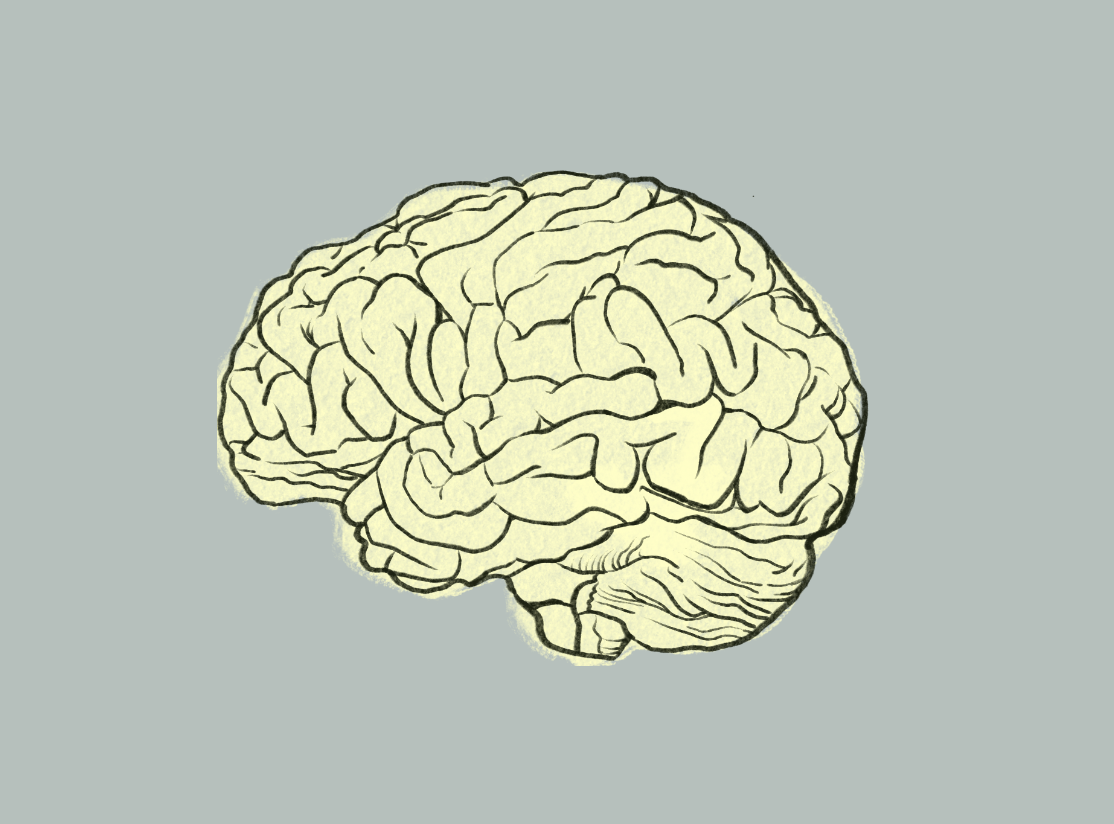
#> input picture Assignments/memory1-1.png, 1114 x 824 px
$ jupyter execute assignment3.ipynb
#> lines starting #> are read from the running program, lines starting #| are printed output that depends on the picture
# Fields Academy | Western University
### Neural Networks, Assignment 3
### Evan Callaghan
### April 21, 2023

### Problem 2. b)

[cell 1]
import os
import numpy as np
from PIL import Image
import matplotlib.pyplot as plt
import imageio

[cell 2]
## i. Loading the image and turning it into a numpy array with +/-1 entries
img = Image.open('memory1-1.png')
#> img is the input picture: PIL image 1114x824 RGBA; mean R, G, B, A 188.9, 196.7, 182.9, 255

## Setting some helpful parameters
image_width = 100
image_height = 100
N = 10000
max_iterations = 80

## Resizing the image to be 100x100
img = img.resize((image_width, image_height))
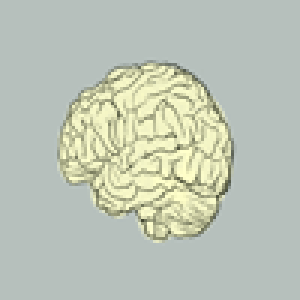
#> img: PIL image 100x100 RGBA (shown 3 times larger); mean R, G, B, A 188.9, 196.7, 182.9, 255

## Binarizing the image
img = img.convert('1')
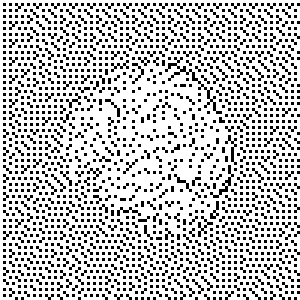
#> img: PIL image 100x100 1 (shown 3 times larger); 75.6% white; black in thin lines or dots

## Converting image to a numpy array
img_array = np.array(img)

## Displaying the image
plt.imshow(img_array, cmap = 'Blues')
plt.show()

[cell 3]
## ii.  Flattening this array into a 1 × 100^2 array
v = img_array.flatten()
v = np.where(v == True, 1, -1)
#> v = 10000 values, max 1 at index 0, min -1 at index 101, mean 0.513

## iii. Using the provided definition to find the weight matrix

## Initializing the weight matrix
weight_matrix = np.zeros((N, N))

## Computing the weight matrix
weight_matrix = (1/float(N)) * np.outer(v,v)

## FIlling diagonal with zeros
np.fill_diagonal(weight_matrix, 0)

[cell 4]
## iv. Performing a state update and computing the energy function at each step

## Creating initial array
state = np.random.randint(0, 2, size = N)
state = np.where(state == 0, -1, 1)

## Initializing arrays to store images and energy values
images = np.array([])
energy = np.array([])

for i in range(max_iterations):

    ## Storing state vector
    images = np.append(images,state)

    ## Storing energy value
    energy = np.append(energy, -0.5 * np.dot(np.dot(state, weight_matrix), state))

    ## Updating a random set of 1000 neurons
    for j in np.random.choice(np.arange(0, N, 1), size = 1000, replace = False):
        state[j] = np.sign(np.dot(weight_matrix[j,:], state))
#> this loop made 80 passes
#> energy on passes 1 to 7: [0.487], [0.487, -53.16], [0.487, -53.16, -181.1], [0.487, -53.16, -181.1, -379.8], [0.487, -53.16, -181.1, -379.8, -621.1], [0.487, -53.16, -181.1, -379.8, -621.1, -886.5], [0.487, -53.16, -181.1, -379.8, -621.1, -886.5, -1130.5]
#> after the loop, energy = 80 values, max 0.487 at index 0, min -4995.5 at index 78, mean -4092.8; state = 10000 values, max 1 at index 101, min -1 at index 0, mean -0.513

[cell 5]
## v. Plotting the energy function

## Creating x-axis range
x = np.arange(0, max_iterations)

## Creating energy function plot
plt.plot(x, energy, linewidth = 3, color = 'navy')
plt.title('Hopfield Network Energy Function')
plt.xlabel('Update Iteration')
plt.ylabel('Energy')
plt.grid()
plt.show()
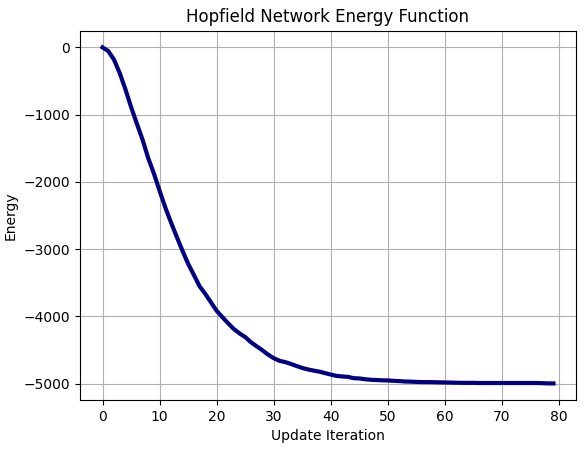
#> figure drawn by matplotlib, 1 panel; curve peaks at x = 0, y = 0.487

In plotting the energy function we can see that it is non-increasing at each time step and converges after about 60 iterations or updates. When I implemented the Hopfield network using a syncronous update method, I was seeing convergence in about two iterations, so I wanted to add some randomness to the updating process (reasoning behind the 'np.random.choice(np.arange(0, N, 1), size = 1000, replace = False)') which increases the number of time steps before convergence.

[cell 6]
## vi. Combining the images of all time steps to create a GIF

## Reshaping the images array
images = np.reshape(images, (max_iterations, image_width, image_height))

## Defining function to store images
def create_frames(t):
    fig = plt.figure(figsize = (6, 6))
    plt.matshow(images[t], cmap = 'Blues' )
    plt.title(f'Iteration: {t}')
    plt.savefig(f'Images/img_{t}.png', transparent = False)
    plt.close()

## Creating the frames
for time in x:
    create_frames(time)
#> this loop made 80 passes
#> pass 1, in create_frames, `plt.savefig(f'Images/img_{t}.png', transparent = False)`:
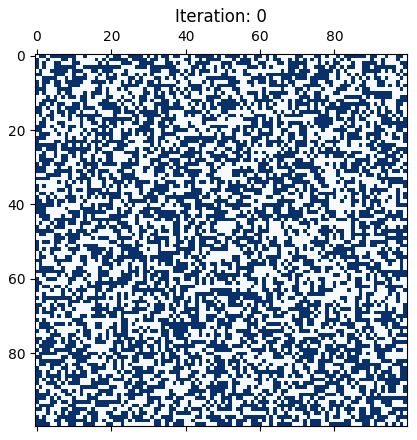
#> figure drawn by matplotlib, 1 panel
#> pass 2, in create_frames (call 2), `plt.savefig(f'Images/img_{t}.png', transparent = False)`:
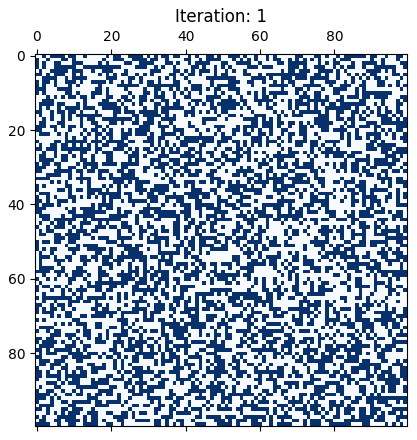
#> figure drawn by matplotlib, 1 panel

## Opening the images
frames = []
for t in x:
    image = imageio.v2.imread(f'Images/img_{t}.png')
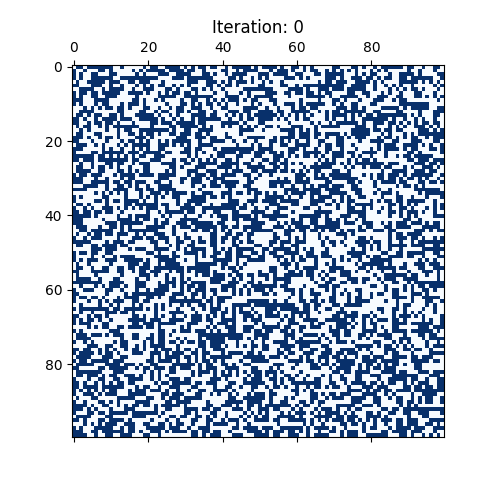
#> image: shape (480, 480, 4); mean R, G, B, A 174.9, 188.2, 207.3, 255
    frames.append(image)

## Storing the gif
imageio.mimsave('memory.gif', frames, fps = 15)

## Displaying the gif:

## (using the following mardown syntax: <img src = 'memory.gif' width = '500' align = "center">)
